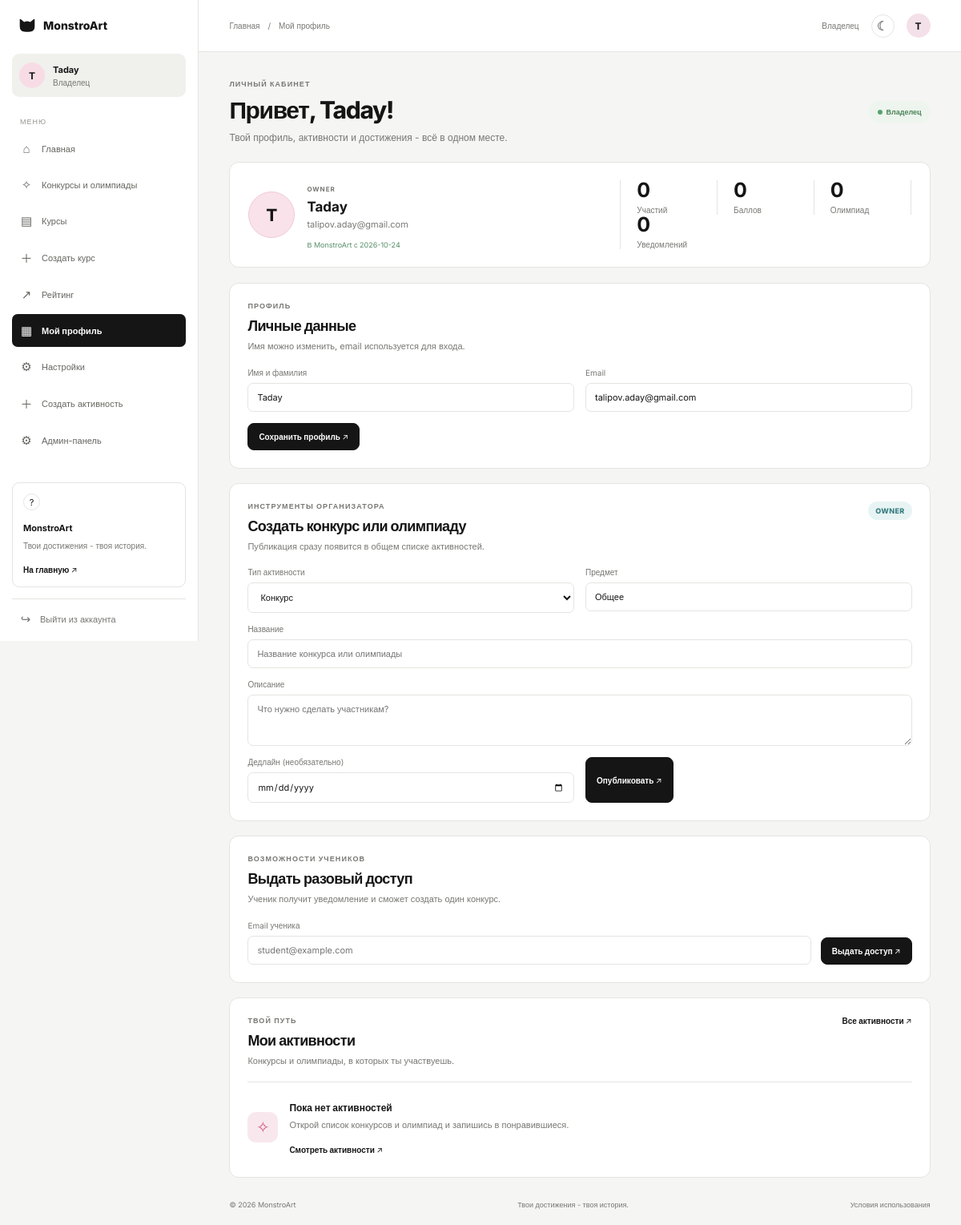
/account (signed in), run on the app's committed database.
### tables this page shows
CREATE TABLE users (
            id INTEGER PRIMARY KEY AUTOINCREMENT,
            display_name TEXT NOT NULL,
            email TEXT NOT NULL UNIQUE COLLATE NOCASE,
            password_hash TEXT NOT NULL,
            created_at TEXT NOT NULL DEFAULT CURRENT_TIMESTAMP
        , role TEXT NOT NULL DEFAULT 'student');

### app.py (the view, shortened to what this page needs)
@app.route("/account", methods=["GET", "POST"])
@login_required
def account():
    db = get_db()
    user = db.execute("SELECT id, display_name, email, created_at, role FROM users WHERE id = ?", (g.user["id"],)).fetchone()
    joined = db.execute("SELECT a.*, e.joined_at FROM activity_entries e JOIN activities a ON a.id=e.activity_id WHERE e.user_id=? ORDER BY e.joined_at DESC", (user["id"],)).fetchall()
    unread = unread_notifications(user["id"])
    grant_count = db.execute("SELECT COUNT(*) FROM one_time_grants WHERE user_id=? AND used_at IS NULL", (user["id"],)).fetchone()[0]
    stats = {
        "activities": len(joined),
        "olympiads": sum(1 for item in joined if item["activity_type"] == "olympiad"),
        "unread": len(unread),
    }
    created = db.execute("SELECT * FROM activities WHERE created_by=? ORDER BY created_at DESC LIMIT 5", (user["id"],)).fetchall()
    settings = db.execute("SELECT * FROM user_settings WHERE user_id=?", (user["id"],)).fetchone()
    if settings is None:
        db.execute("INSERT OR IGNORE INTO user_settings (user_id) VALUES (?)", (user["id"],)); db.commit()
        settings = db.execute("SELECT * FROM user_settings WHERE user_id=?", (user["id"],)).fetchone()
    score = db.execute("SELECT COALESCE(SUM(score),0) FROM activity_entries WHERE user_id=?", (user["id"],)).fetchone()[0]
    return render_template("account.html", user=user, joined=joined, notifications=unread, grant_count=grant_count, stats=stats, created=created, settings=settings, score=score)

### app.py (called while the page is built)
def get_db() -> sqlite3.Connection:
    if "db" not in g:
        DATABASE.parent.mkdir(parents=True, exist_ok=True)
        conn = sqlite3.connect(DATABASE)
        conn.row_factory = sqlite3.Row
        conn.execute("PRAGMA foreign_keys = ON")
        g.db = conn
    return g.db

@app.before_request
def prepare_request() -> None:
    init_db()
    if "csrf_token" not in session:
        session["csrf_token"] = secrets.token_urlsafe(32)
    g.user = None
    user_id = session.get("user_id")
    g.theme = "light"
    if user_id:
        g.user = get_db().execute(
            "SELECT id, display_name, email, created_at, role FROM users WHERE id = ?", (user_id,)
        ).fetchone()
        if g.user is None:
            session.clear()
        else:
            pref = get_db().execute("SELECT theme FROM user_settings WHERE user_id=?", (user_id,)).fetchone()
            if pref and pref["theme"] in ("light", "dark"):
                g.theme = pref["theme"]

def login_required(view):
    @wraps(view)
    def wrapped(*args, **kwargs):
        if g.user is None:
            flash("Сначала войди в аккаунт.", "info")
            return redirect(url_for("login", next=request.path))
        return view(*args, **kwargs)
    return wrapped

def unread_notifications(user_id: int):
    return get_db().execute(
        "SELECT * FROM notifications WHERE user_id=? AND read_at IS NULL ORDER BY id DESC LIMIT 8", (user_id,)
    ).fetchall()

### templates/account.html (shortened to what this page needs)
<!doctype html>
<html lang="ru" data-theme="{{ g.theme|default('light') }}"><head><link rel="stylesheet" href="{{ url_for('static', filename='css/dashboard.css') }}"><link rel="stylesheet" href="{{ url_for('static', filename='css/features.css') }}"></head>
<body class="dashboard-page"><div class="dashboard-shell">
<aside class="sidebar" id="sidebar"><a class="dash-brand" href="{{ url_for('index') }}"><svg viewBox="0 0 104 88" aria-hidden="true"><path d="M8 12 Q7 5 14 9 L34 25 Q51 16 70 25 L90 9 Q97 5 96 13 L96 52 Q96 78 70 82 Q52 85 34 82 Q8 78 8 52 Z" fill="currentColor"/></svg><span>MonstroArt</span></a>
<div class="side-user"><div class="side-avatar">{{ user['display_name'][:1]|upper }}</div><div><strong>{{ user['display_name'] }}</strong><span>{{ {'owner':'Владелец','teacher':'Учитель','student':'Ученик'}[user['role']] }}</span></div></div><p class="side-caption">МЕНЮ</p><nav class="side-nav">
<a class="side-link {{ 'active' if request.endpoint == 'index' else '' }}" href="{{ url_for('index') }}"><span class="side-icon">⌂</span>Главная</a>
<a class="side-link {{ 'active' if request.endpoint in ['activities','activity_detail','join_activity','submit_activity'] else '' }}" href="{{ url_for('activities') }}"><span class="side-icon">✧</span>Конкурсы и олимпиады</a>
<a class="side-link {{ 'active' if request.endpoint in ['courses','course_detail','create_course','enroll_course','complete_lesson'] else '' }}" href="{{ url_for('courses') }}"><span class="side-icon">▤</span>Курсы</a>
{% if g.user and g.user['role'] in ['owner','teacher'] %}<a class="side-link {{ 'active' if request.endpoint == 'course_create_page' else '' }}" href="{{ url_for('course_create_page') }}"><span class="side-icon">＋</span>Создать курс</a>{% endif %}
<a class="side-link {{ 'active' if request.endpoint == 'leaderboard' else '' }}" href="{{ url_for('leaderboard') }}"><span class="side-icon">↗</span>Рейтинг</a>
{% if g.user %}<a class="side-link {{ 'active' if request.endpoint == 'account' else '' }}" href="{{ url_for('account') }}"><span class="side-icon">▦</span>Мой профиль</a>
<a class="side-link {{ 'active' if request.endpoint == 'settings' else '' }}" href="{{ url_for('settings') }}"><span class="side-icon">⚙</span>Настройки</a>
{% if g.user['role'] in ['owner','teacher'] %}<a class="side-link" href="{{ url_for('account') }}#create"><span class="side-icon">＋</span>Создать активность</a>{% endif %}
{% if g.user['role'] == 'owner' %}<a class="side-link {{ 'active' if request.endpoint == 'admin' else '' }}" href="{{ url_for('admin') }}"><span class="side-icon">⚙</span>Админ-панель</a>{% endif %}
{% else %}<a class="side-link" href="{{ url_for('login') }}"><span class="side-icon">↗</span>Войти</a><a class="side-link" href="{{ url_for('register') }}"><span class="side-icon">＋</span>Регистрация</a>{% endif %}
</nav><div class="sidebar-spacer"></div><div class="help-card"><span class="help-icon">?</span><strong>MonstroArt</strong><p>Твои достижения - твоя история.</p><a href="{{ url_for('index') }}">На главную ↗</a></div><form class="sidebar-logout" method="post" action="{{ url_for('logout') }}"><input type="hidden" name="csrf_token" value="{{ session['csrf_token'] }}"><button type="submit"><span class="side-icon">↪</span>Выйти из аккаунта</button></form></aside>
<main class="dashboard-main"><header class="dash-topbar"><button class="sidebar-toggle" type="button" aria-label="Открыть меню">☰</button><div class="breadcrumbs"><a href="{{ url_for('index') }}">Главная</a><span>/</span><span>Мой профиль</span></div><div class="top-actions"><span class="current-label">{{ {'owner':'Владелец','teacher':'Учитель','student':'Ученик'}[user['role']] }}</span><button class="dash-theme-toggle" type="button" aria-label="Переключить тему">☾</button><div class="top-avatar">{{ user['display_name'][:1]|upper }}</div></div></header>
<div class="dashboard-content"><div class="page-title-row"><div><p class="page-kicker">ЛИЧНЫЙ КАБИНЕТ</p><h1>Привет, {{ user['display_name'].split()[0] }}!</h1><p class="page-description">Твой профиль, активности и достижения - всё в одном месте.</p></div><span class="account-badge"><i></i>{{ {'owner':'Владелец','teacher':'Учитель','student':'Ученик'}[user['role']] }}</span></div>
<section class="profile-summary"><div class="summary-person"><div class="large-avatar">{{ user['display_name'][:1]|upper }}</div><div><span class="muted-label">{{ {'owner':'OWNER','teacher':'УЧИТЕЛЬ','student':'УЧЕНИК'}[user['role']] }}</span><h2>{{ user['display_name'] }}</h2><p>{{ user['email'] }}</p><span class="member-since">В MonstroArt с {{ user['created_at'][:10] }}</span></div></div><div class="summary-stats"><div><strong>{{ stats.activities }}</strong><span>Участий</span></div><div><strong>{{ score }}</strong><span>Баллов</span></div><div><strong>{{ stats.olympiads }}</strong><span>Олимпиад</span></div><div><strong>{{ stats.unread }}</strong><span>Уведомлений</span></div></div></section>
<section class="feature-panel"><div class="feature-heading"><div><p class="page-kicker">ПРОФИЛЬ</p><h2>Личные данные</h2><p>Имя можно изменить, email используется для входа.</p></div></div><form method="post" action="{{ url_for('account') }}" class="feature-form"><input type="hidden" name="csrf_token" value="{{ session['csrf_token'] }}"><label>Имя и фамилия<input name="display_name" value="{{ user['display_name'] }}" minlength="2" maxlength="70" required></label><label>Email<input value="{{ user['email'] }}" readonly></label><button class="button-primary" type="submit">Сохранить профиль ↗</button></form></section>
{% if user['role'] in ['owner','teacher'] %}<section class="feature-panel" id="create"><div class="feature-heading"><div><p class="page-kicker">ИНСТРУМЕНТЫ ОРГАНИЗАТОРА</p><h2>Создать конкурс или олимпиаду</h2><p>Публикация сразу появится в общем списке активностей.</p></div><span class="role-chip">{{ 'OWNER' if user['role']=='owner' else 'TEACHER' }}</span></div><form method="post" action="{{ url_for('create_activity') }}" class="feature-form two-col"><label>Тип активности<select name="activity_type"><option value="contest">Конкурс</option></select></label><label>Предмет<input name="subject" maxlength="80" placeholder="Например, информатика" value="Общее"></label><label class="wide">Название<input name="title" minlength="3" maxlength="120" placeholder="Название конкурса или олимпиады" required></label><label class="wide">Описание<textarea name="description" minlength="8" maxlength="2000" rows="3" placeholder="Что нужно сделать участникам?" required></textarea></label><label>Дедлайн (необязательно)<input type="date" name="deadline"></label><button class="button-primary" type="submit">Опубликовать ↗</button></form></section><section class="feature-panel"><div class="feature-heading"><div><p class="page-kicker">ВОЗМОЖНОСТИ УЧЕНИКОВ</p><h2>Выдать разовый доступ</h2><p>Ученик получит уведомление и сможет создать один конкурс.</p></div></div><form method="post" action="{{ url_for('teacher_grant') }}" class="grant-form"><label>Email ученика<input type="email" name="email" placeholder="student@example.com" required></label><button class="button-primary" type="submit">Выдать доступ ↗</button></form></section>{% endif %}
<section class="feature-panel"><div class="feature-heading"><div><p class="page-kicker">ТВОЙ ПУТЬ</p><h2>Мои активности</h2><p>Конкурсы и олимпиады, в которых ты участвуешь.</p></div><a class="plain-link" href="{{ url_for('activities') }}">Все активности ↗</a></div>{% if joined %}<div class="activity-list">{% for item in joined %}<article class="activity-row"><span class="activity-symbol">{{ '✧' if item['activity_type']=='olympiad' else '◇' }}</span><div class="activity-copy"><strong>{{ item['title'] }}</strong><p>{{ item['subject'] }} · {{ 'Олимпиада' if item['activity_type']=='olympiad' else 'Конкурс' }}</p></div><span class="activity-status">Участвую</span></article>{% endfor %}</div>{% else %}<div class="empty-feature"><span>✧</span><div><strong>Пока нет активностей</strong><p>Открой список конкурсов и олимпиад и запишись в понравившиеся.</p><a class="plain-link" href="{{ url_for('activities') }}">Смотреть активности ↗</a></div></div>{% endif %}</section>
<div class="dash-footer"><span>© 2026 MonstroArt</span><span>Твои достижения - твоя история.</span><a href="{{ url_for('terms') }}">Условия использования</a></div></div></main></div></body></html>

### static/css/features.css (style rules this page uses)
.feature-panel { background:var(--paper);border:1px solid var(--line);border-radius:12px;padding:22px;margin:18px 0;min-width:0 }
.feature-heading { display:flex;align-items:flex-start;justify-content:space-between;gap:16px;margin-bottom:18px }
.feature-heading h2 { font-size:18px;letter-spacing:-.035em;margin:0 0 6px }
.feature-heading p:not(.page-kicker) { font-size:11px;line-height:1.5;color:var(--muted);margin:0 }
.feature-form { display:grid;grid-template-columns:1fr 1fr;gap:14px }
.feature-form label,.grant-form label { display:flex;flex-direction:column;gap:7px;color:var(--muted);font-size:10px;min-width:0 }
.feature-form input,.feature-form select,.feature-form textarea,.grant-form input,.table-actions select { width:100%;min-width:0;border:1px solid var(--line);border-radius:7px;background:var(--paper);color:var(--ink);padding:10px 11px;font:inherit;font-size:11px;outline:none }
.feature-form textarea { resize:vertical }
.feature-form .wide { grid-column:1/-1 }
.button-primary,.button-soft { display:inline-flex;justify-content:center;align-items:center;gap:8px;border:1px solid var(--ink);border-radius:7px;padding:10px 13px;font-size:10px;font-weight:700;cursor:pointer;text-decoration:none;white-space:nowrap }
.button-primary { background:var(--ink);color:var(--paper) }
.role-chip { display:inline-flex;align-items:center;border-radius:100px;background:#e8f4f4;color:#397e82;padding:6px 9px;font-size:9px;font-weight:800;letter-spacing:.04em;white-space:nowrap }
.grant-form { display:grid;grid-template-columns:minmax(0,1fr) auto;align-items:end;gap:12px }
.empty-feature { display:flex;align-items:center;gap:14px;padding:20px 0 4px;border-top:1px solid var(--line) }
.empty-feature>span { width:38px;height:38px;display:grid;place-items:center;border-radius:10px;background:#f8e8ee;color:#d45c82;font-size:20px;flex:0 0 auto }
.empty-feature strong { font-size:12px }
.empty-feature p { font-size:11px;color:var(--muted);line-height:1.55;margin:5px 0 10px }
.plain-link { font-size:10px;font-weight:750 }
.two-col { grid-template-columns:1fr 1fr }
.feature-panel { box-shadow:none }
.button-primary,.button-soft { border-radius:8px }
.button-primary,.button-soft,button[type="submit"],button[type="button"] { visibility:visible;opacity:1;position:relative;z-index:1;pointer-events:auto;max-width:100%; }
.button-primary { display:inline-flex!important;align-items:center;justify-content:center; }
.feature-form>.button-primary { justify-self:start; }
#create { scroll-margin-top:28px; }

### data on the page
users: display_name "T", display_name "Taday", role "Владелец", role "OWNER", email "talipov.aday@gmail.com", created_at "2026-10-24"

### other printed values
{{ stats.activities }} "0"
{{ score }} "0"
{{ stats.olympiads }} "0"
{{ stats.unread }} "0"
